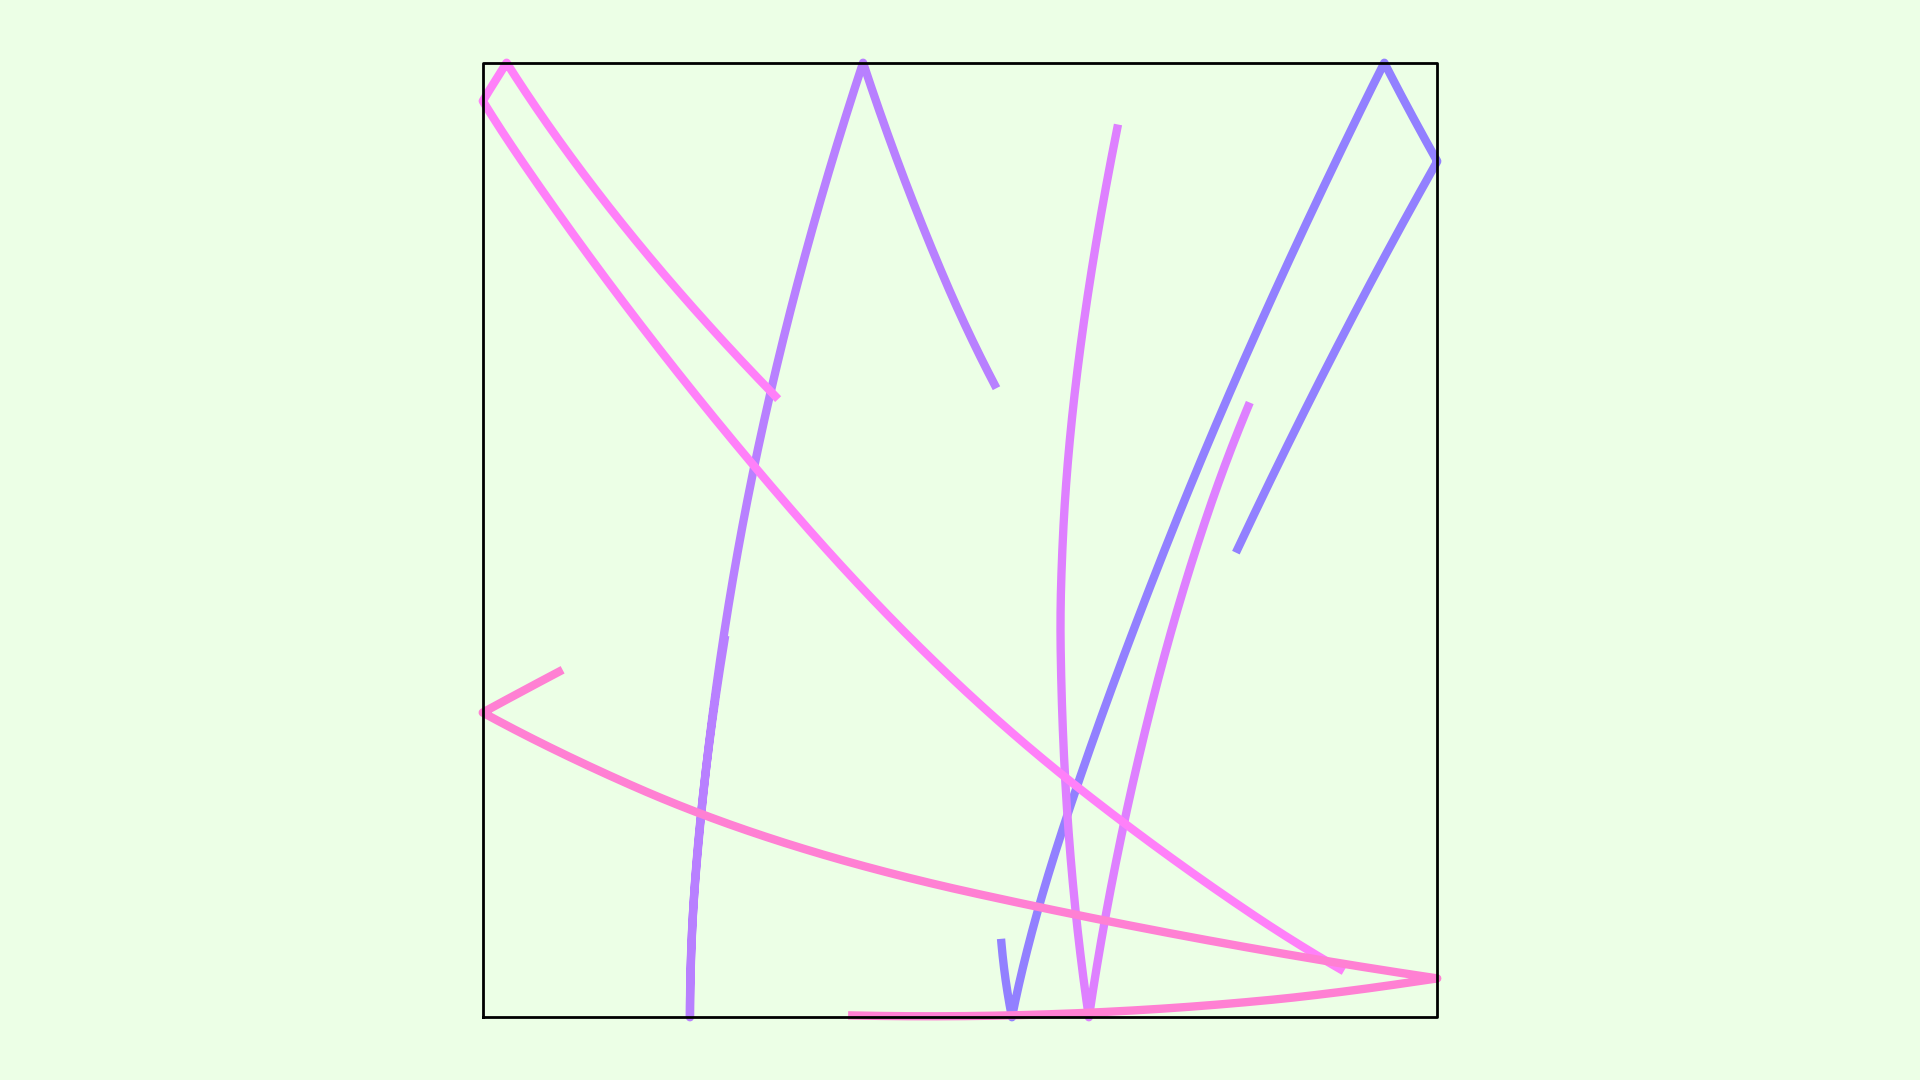

Here is the Python script that generated this plot:
from pathlib import Path

import matplotlib.pyplot as plt
import numpy as np


class Boid:
    def __init__(
            self,
            position: np.ndarray,
            velocity: np.ndarray,
            mass: float,
        ) -> None:

        self.position: np.ndarray = position
        self.velocity: np.ndarray = velocity
        self.mass: float = mass

        self.initialize()

        self.lx: list[float] = [position[0]]
        self.ly: list[float] = [position[1]]
        return None

    def initialize(self) -> None:
        self.force: np.ndarray = np.zeros(2)
        self.force_s: np.ndarray = np.zeros(2)
        self.force_c: np.ndarray = np.zeros(2)
        self.alignment_v: np.ndarray = np.zeros(2)
        self.alignment_n: int = 0
        self.cohesion_p: np.ndarray = np.zeros(2)
        self.cohesion_n: int = 0
        return None

    def add(self) -> None:
        x: float
        y: float
        x, y = self.position
        self.lx.append(x)
        self.ly.append(y)
        return

    def boundary(self, xl: float, xr: float, yl: float, yr: float) -> None:
        x: float
        y: float
        x, y = self.position
        if x < xl or xr < x:
            self.velocity[0] *= -1
        if y < yl or yr < y:
            self.velocity[1] *= -1
        return None

    def limit_velocity(self, vl: float) -> None:
        l: float = np.linalg.norm(self.velocity)
        if vl < l:
            self.velocity *= vl/l
        return

    def update_force(self, ka: float, kc: float) -> None:
        self.force += self.force_s
        if self.alignment_n:
            self.force += self.alignment_v / self.alignment_n * ka
        if self.cohesion_n:
            self.force += self.cohesion_p / self.cohesion_n * kc
        return None

    def update_velocity(self, dt: float) -> None:
        self.velocity += self.force / self.mass * dt
        return None

    def update_position(self, dt: float) -> None:
        self.position += self.velocity * dt
        return None


def update_boids(
        boids: list[Boid],
        rs: float=0.1,
        ra: float=2.0,
        rc: float=2.0,
        ks: float=0.1,
        ka: float=0.5,
        kc: float=0.5,
        vl: float=1.0,
        dt: float=2e-5,
        xl: float=0.0,
        xr: float=1.0,
        yl: float=0.0,
        yr: float=1.0,
    ) -> list[Boid]:
    for i, b0 in enumerate(boids[:-1]):
        for b1 in boids[1+i:]:
            vp: np.ndarray = b0.position - b1.position
            l2: float = np.square(vp).sum()
            # separation
            if l2 < rs*rs:
                b0.force_s +=  vp * ks
                b1.force_s += -vp * ks
            # alignment
            if l2 < ra*ra:
                b0.alignment_n += 1
                b0.alignment_v += b1.velocity
                b1.alignment_n += 1
                b1.alignment_v += b0.velocity
            # cohesion
            if l2 < rc*rc:
                b0.cohesion_n += 1
                b0.cohesion_p += b1.position
                b1.cohesion_n += 1
                b1.cohesion_p += b0.position
    for b in boids:
        b.update_force(ka=ka, kc=kc)
        b.update_velocity(dt=dt)
        b.limit_velocity(vl=vl)
        b.update_position(dt=dt)
        b.boundary(xl=xl, xr=xr, yl=yl, yr=yr)
        b.add()
        b.initialize()
    return boids


def hsv2rgb(h: float=0.0, s: float=1.0, v: float=1.0) -> str:
    rgb: np.ndarray = (255 * ((np.clip(np.abs(np.modf(h + np.array([0.0, 2.0, 1.0]) / 3)[0] * 6 - 3) - 1, 0, 1) - 1) * s + 1) * v).round(0).astype(int)
    return "#" + "".join(f"{i:02x}" for i in rgb)


def main() -> None:
    # config
    fp: Path = Path(__file__).resolve().with_suffix(".png")
    plt.rcParams["figure.dpi"] = 100
    plt.rcParams["figure.figsize"] = [19.2, 10.8]
    rng: np.random.Generator = np.random.default_rng()
    offset: float = rng.random()
    saturation: float = 0.1
    value: float = 1.0
    bgc: str = hsv2rgb(offset, saturation, value)
    # generate figure
    fig: plt.Figure
    ax: plt.Axes
    fig, ax = plt.subplots()
    # plot
    saturation = 0.5
    boids: list[Boid] = [
        Boid(
            position=rng.random(2),
            velocity=np.array([np.cos(2*np.pi*i), np.sin(2*np.pi*i)]),
            mass=1.0,
        )
        for i in rng.random(5)
    ]
    for i in range(100000):
        boids = update_boids(boids)
    for i, b in enumerate(boids):
        hue: float = offset + 0.5 + (i-0.5*len(boids)+0.5)/len(boids)*0.25
        color: str = hsv2rgb(hue, saturation, value)
        ax.plot(b.lx, b.ly, linewidth=6, color=color)
    ax.plot([0, 1, 1, 0, 0], [0, 0, 1, 1, 0], linewidth=2, color="black")
    # arrange
    #ax.set_xlim(0, 1)
    #ax.set_ylim(0, 1)
    ax.axis("off")
    ax.set_aspect("equal")
    ax.set_facecolor(bgc)
    fig.set_facecolor(bgc)
    fig.tight_layout()
    # output
    fig.savefig(fp)
    plt.cla()
    plt.clf()
    plt.close(fig)
    return None


if __name__ == "__main__":
    main()
